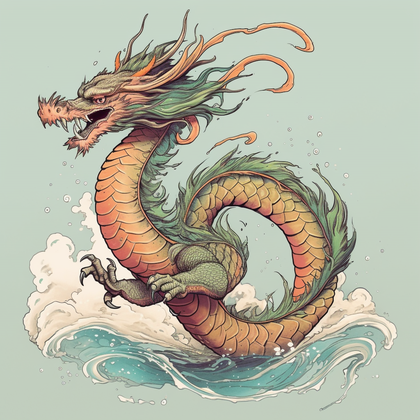
%> input picture Lab2/picture/Dragon.png, 420 x 420 px, shrunk from 1024 x 1024 before the run
$ octave test_2.m   (GNU Octave 9; MATLAB toolbox functions it lacks are replaced by stand-ins)
%> lines starting %> are read from the running program, lines starting %| are printed output that depends on the picture
clc;
clear;

img = imread('picture/Dragon.png');
%> img is the input picture: size 420x420x3 uint8; mean R, G, B 181.7, 182.9, 165.7
figure;
subplot(2,3,1);
imshow(img);
title('原图')

[h,w,c] = size(img);
%> h = 420; w = 420; c = 3

%% 平移
tx = 52;
ty = 34;       %移动距离
img_1 = uint8(zeros(h,w,c));  %创建新图像
for y=1:h
    for x=1:w
        newx = x + tx;
        newy = y + ty;
        if newx>=1 && newx<=w && newy>=1 && newy<=h
            img_1(newy,newx,:) = img(y,x,:);          %防止数组越界
        end
    end
end
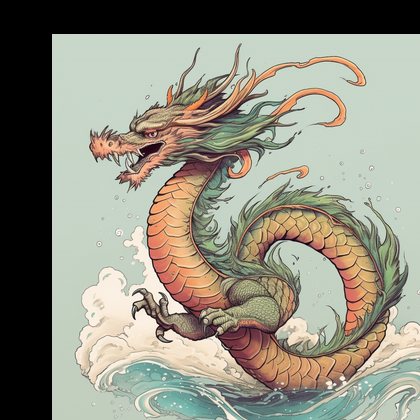
%> img_1: size 420x420x3 uint8; mean R, G, B 143.9, 142.5, 128.3
subplot(2,3,2);
imshow(img_1)
imwrite(img_1,'result\my_translate.png')

%% 垂直镜像
img_2 = uint8(zeros(h,w,c));

for y=1:h
    for x=1:w
        newy = h - y + 1;           %x坐标不变，y坐标取垂直镜像坐标
        img_2(newy,x,:) = img(y,x,:);
    end
end
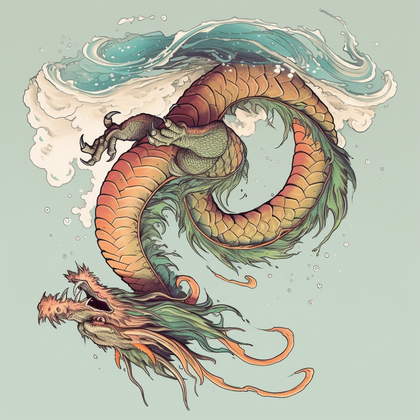
%> img_2: size 420x420x3 uint8; mean R, G, B 181.7, 182.9, 165.7; mean of the top-left, top-right, bottom-left and bottom-right quarters 175.4, 169.5, 171.6, 190.6
subplot(2,3,3);
imshow(img_2)
imwrite(img_2,'result\my_flipud.png')


%% 水平镜像
img_3 = uint8(zeros(h,w,c));

for y=1:h
    for x=1:w
        newx = w - x + 1;
        img_3(y,newx,:) = img(y,x,:);
    end
end
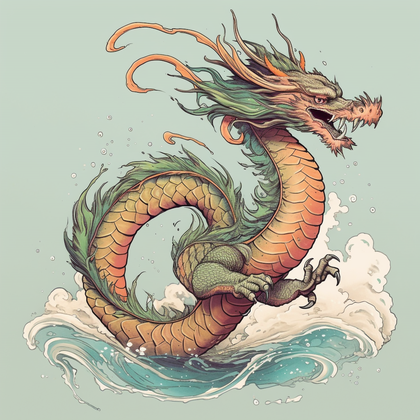
%> img_3: size 420x420x3 uint8; mean R, G, B 181.7, 182.9, 165.7; mean of the top-left, top-right, bottom-left and bottom-right quarters 190.6, 171.6, 169.5, 175.4
subplot(2,3,4);
imshow(img_3)
imwrite(img_3,'result\my_fliplr.png')


%% 缩放
sx = 0.5;
sy = 0.5;   %缩小0.5倍
newh = round(h*sy);
%> newh = 210
neww = round(w*sx);    %目标图像的宽和高
%> neww = 210
img_4 = uint8(zeros(newh,neww,c));

for y=1:newh
    for x=1:neww
        srcx = round(x/sx);
        srcy = round(y/sy);                 %逆向映射,x = x'/sx  y = y'/sy
        if srcx>=1 && srcx<=w && srcy>=1 && srcy<=h
            img_4(y,x,:) = img(srcy,srcx,:);
        end
    end
end
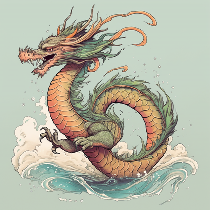
%> img_4: size 210x210x3 uint8; mean R, G, B 181.6, 182.8, 165.7
subplot(2,3,5);
imshow(img_4)
imwrite(img_4,'result\my_resize.png')


%% 旋转
angle = 45;                 %目标角度并转化为弧度制
theta = angle*pi/180;
img_5 = uint8(zeros(h,w,c));

cx = w/2;
%> cx = 210
cy = h/2;
%> cy = 210

for y=1:h
    for x=1:w
        xt = x - cx;
        yt = y - cy;

        srcx = xt*cos(theta) + yt*sin(theta);
        srcy = -xt*sin(theta) + yt*cos(theta);

        srcx = round(srcx + cx);
        srcy = round(srcy + cy);

        if srcx>=1 && srcx<=w && srcy>=1 && srcy<=h
            img_5(y,x,:) = img(srcy,srcx,:);
        end
    end
end
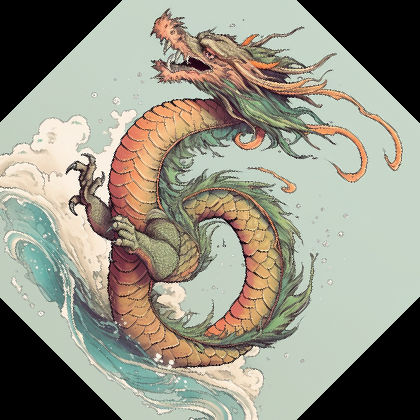
%> img_5: size 420x420x3 uint8; mean R, G, B 148, 146.9, 132.4

subplot(2,3,6);
imshow(img_5)
imwrite(img_5,'result\my_rotate.png')
